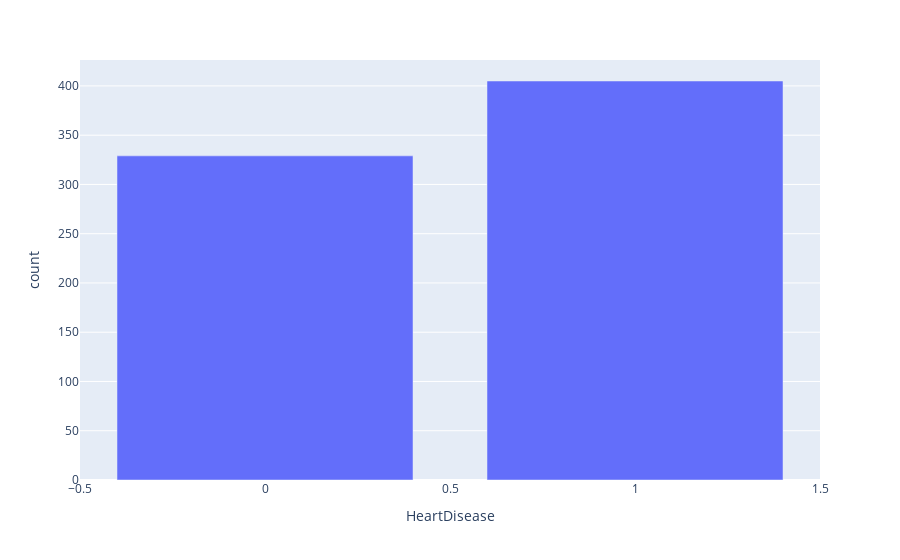

Here is the notebook cell this chart was saved with:
### Code cell
fig = px.bar(label, x = "HeartDisease", y ='count',
             hover_data=['percent'])
fig.show()

### Figure 1 — Plotly figure (JSON) as saved in the notebook; plotly's stock layout.template omitted (floating-point values rounded to 4 significant figures)
{"data": [{"alignmentgroup": "True", "customdata": [[55.18], [44.82]], "hovertemplate": "HeartDisease=%{x}<br>count=%{y}<br>percent=%{customdata[0]}<extra></extra>", "legendgroup": "", "marker": {"color": "#636efa", "pattern": {"shape": ""}}, "name": "", "offsetgroup": "", "orientation": "v", "showlegend": false, "textposition": "auto", "type": "bar", "x": [1, 0], "xaxis": "x", "y": [405, 329], "yaxis": "y"}], "layout": {"barmode": "relative", "legend": {"tracegroupgap": 0}, "margin": {"t": 60}, "xaxis": {"anchor": "y", "domain": [0, 1], "title": {"text": "HeartDisease"}}, "yaxis": {"anchor": "x", "domain": [0, 1], "title": {"text": "count"}}}}
